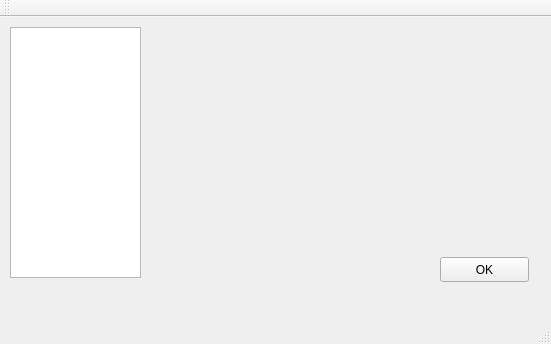
<?xml version="1.0" encoding="UTF-8"?>
<ui version="4.0">
 <class>MainWindow</class>
 <widget class="QMainWindow" name="MainWindow">
  <property name="geometry">
   <rect>
    <x>0</x>
    <y>0</y>
    <width>551</width>
    <height>344</height>
   </rect>
  </property>
  <property name="windowTitle">
   <string>MainWindow</string>
  </property>
  <widget class="QWidget" name="centralWidget">
   <widget class="QTreeView" name="treeView">
    <property name="geometry">
     <rect>
      <x>10</x>
      <y>10</y>
      <width>131</width>
      <height>251</height>
     </rect>
    </property>
   </widget>
   <widget class="QPushButton" name="pushButton">
    <property name="geometry">
     <rect>
      <x>440</x>
      <y>240</y>
      <width>89</width>
      <height>25</height>
     </rect>
    </property>
    <property name="text">
     <string>OK</string>
    </property>
   </widget>
  </widget>
  <widget class="QMenuBar" name="menuBar">
   <property name="geometry">
    <rect>
     <x>0</x>
     <y>0</y>
     <width>551</width>
     <height>28</height>
    </rect>
   </property>
  </widget>
  <widget class="QToolBar" name="mainToolBar">
   <attribute name="toolBarArea">
    <enum>TopToolBarArea</enum>
   </attribute>
   <attribute name="toolBarBreak">
    <bool>false</bool>
   </attribute>
  </widget>
  <widget class="QStatusBar" name="statusBar"/>
 </widget>
 <layoutdefault spacing="6" margin="11"/>
 <resources/>
 <connections/>
</ui>
